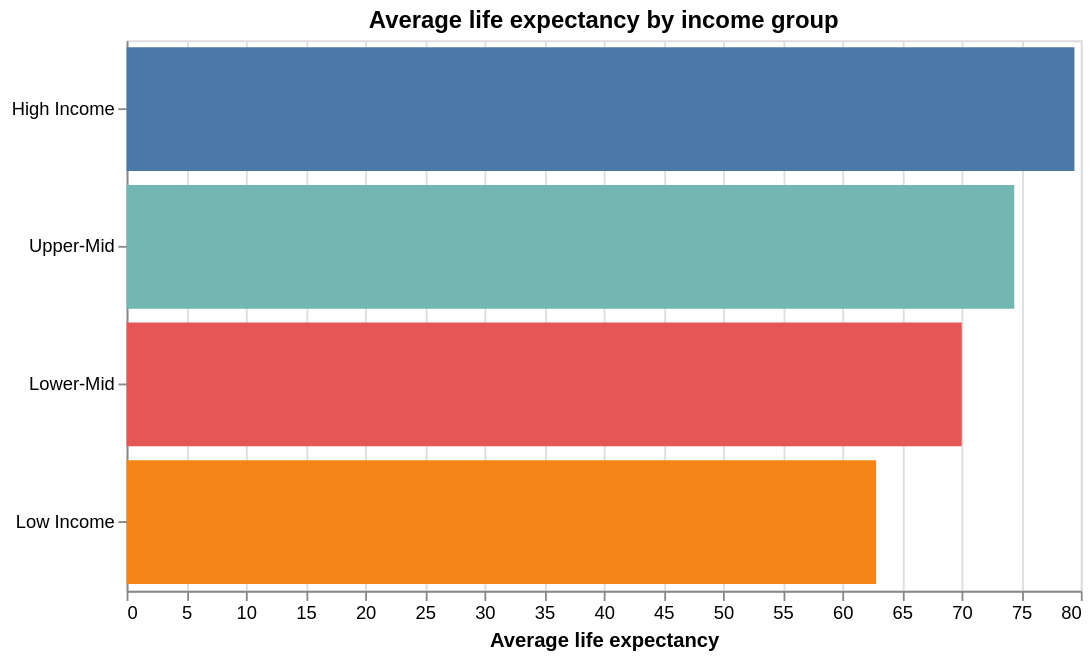

Notebook code for this chart:
### Markdown cell above
# 3.2  Bar chart with inline aggregation
Altair can aggregate data inside the encoding specification, so you do not need to pre
aggregate in pandas.

### Code cell
import altair as alt
from vega_datasets import data as vdata

source = vdata.gapminder_health_income()

# Create income groups (acts like region replacement)
source['income_group'] = pd.qcut(source['income'], q=4, labels=[
    'Low Income', 'Lower-Mid', 'Upper-Mid', 'High Income'
])

chart = (
    alt.Chart(source)
    .mark_bar()
    .encode(
        x=alt.X('mean(health):Q', title='Average life expectancy'),

        # FIX: use derived grouping instead of region
        y=alt.Y(
            'income_group:N',
            sort='-x',
            title=''
        ),

        color=alt.Color('income_group:N', legend=None),

        tooltip=[
            alt.Tooltip('income_group:N', title='Income Group'),
            alt.Tooltip('mean(health):Q', title='Avg life exp', format='.1f'),
        ]
    )
    .properties(
        width=520,
        height=300,
        title='Average life expectancy by income group'
    )
)

chart

### Figure 1 — Vega-Lite specification as saved in the notebook (floating-point values rounded to 4 significant figures; data arrays with more than 128 entries replaced by an {"elided": "..."} marker saying what was removed)
{"config": {"view": {"continuousWidth": 300, "continuousHeight": 300}}, "data": {"name": "data-2b16f93b29c353ea7f324f09eb5ee2c8"}, "mark": {"type": "bar"}, "encoding": {"color": {"field": "income_group", "legend": null, "type": "nominal"}, "tooltip": [{"field": "income_group", "title": "Income Group", "type": "nominal"}, {"aggregate": "mean", "field": "health", "format": ".1f", "title": "Avg life exp", "type": "quantitative"}], "x": {"aggregate": "mean", "field": "health", "title": "Average life expectancy", "type": "quantitative"}, "y": {"field": "income_group", "sort": "-x", "title": "", "type": "nominal"}}, "height": 300, "title": "Average life expectancy by income group", "width": 520, "$schema": "https://vega.github.io/schema/vega-lite/v5.20.1.json", "datasets": {"data-2b16f93b29c353ea7f324f09eb5ee2c8": {"elided": "187 records"}}}
